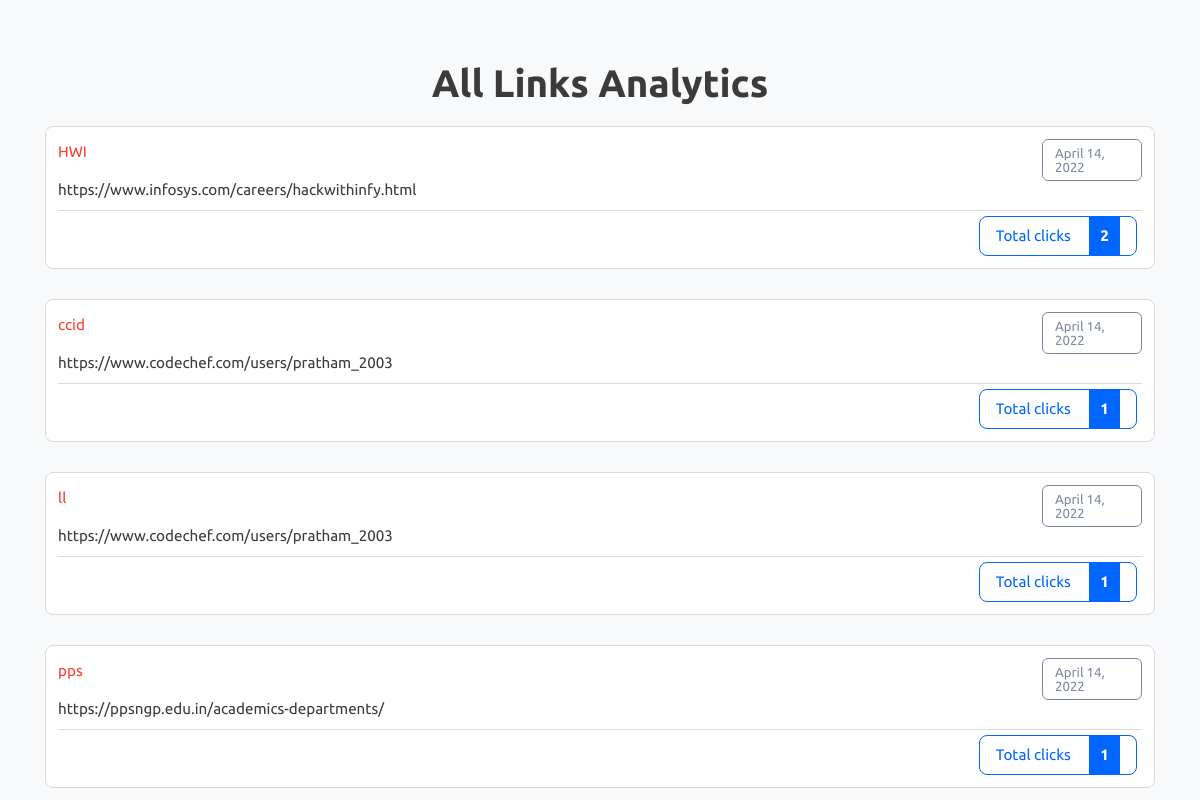
Page /all-analytics on the committed database.
### myapp/models.py (models this page shows)
class url_info(models.Model):
    long_url=models.URLField(max_length=500)
    short_url=models.CharField(max_length=100, unique=True)
    date=models.DateField(auto_now_add=True)
    clicks=models.IntegerField(default=0)

### myapp/views.py (the view)
# urls.py: path('all-analytics', views.all_analytics),
def all_analytics(request):
    obj=url_info.objects.all()
    dict={
        "obj":obj
    }
    return render(request,"all_analytics.html",dict)

### myapp/templates/all_analytics.html (shortened to what this page needs)
{% load static %}
<!DOCTYPE html>
<html lang="en" class="">
<head>
	<link rel="stylesheet" href="{% static 'bootstrap.min.css'%}" type="text/css" media="screen">
	<link rel="stylesheet" href="{% static 'style.css'%}" type="text/css" media="screen">
</head>
<body class="pace-done lout_stats30">
	<main id="content" role="main" class="wyniki wyniki_all">
		<div class="container">
			<div class="row">
				<div class="col-12 page_log_in mt-0">
					<h2 class="h1" style="text-align: center;">All Links Analytics</h2>
				</div>
                {% for i in obj %}
				<div class="url_options url_stats_o" id="1">
					<p class="data_link">{{ i.date }}</p>
					<p class="url_link">
						{{ i.long_url }}
					</p>
					<p id="link" class="link_element">
						<a href="/{{ i.short_url }}" class="short_url_l" target="blank">
							{{ i.short_url }}</a>
					</p>
					<div class="stats_total btn-cutt click_stats btn_norm">
						<div>Total clicks <strong class="allClicks">{{ i.clicks }}</strong></div>
					</div>
				</div>
                {% endfor %}
			</div>
		</div>
	</main>
</body>
</html>

### rows in the picture
url_info: date "April 14, 2022", long_url "https://www.infosys.com/careers/hackwithinfy.html", short_url "HWI", clicks "2"
url_info: date "April 14, 2022", long_url "https://www.codechef.com/users/pratham_2003", short_url "ccid", clicks "1"
url_info: date "April 14, 2022", long_url "https://www.codechef.com/users/pratham_2003", short_url "ll", clicks "1"
url_info: date "April 14, 2022", long_url "https://ppsngp.edu.in/academics-departments/", short_url "pps", clicks "1"
